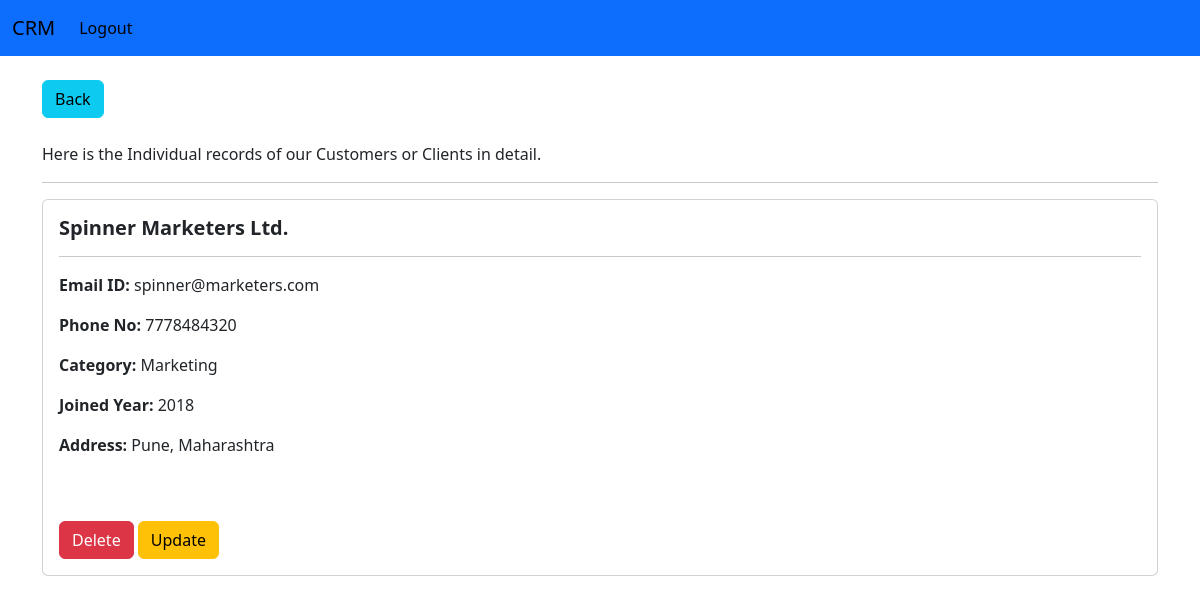
The page /individual-record/2 (signed in) on the database its author committed.
### CRMApp/models.py (models this page shows, shortened)
class Customer(models.Model):
    customer_name = models.CharField(null=True, blank=True, max_length=50, help_text="Name of our Clients or Customer")
    customer_email = models.EmailField(null=True, blank=True, max_length=100, help_text="Email of our Clients or Customer")
    customer_phone = models.CharField(null=True, blank=True, max_length=20, help_text="Phone Number of our Clients or Customer")
    customer_address = models.CharField(null=True, blank=True, max_length=150, help_text="Address of our Clients or Customer")
    customer_category = models.CharField(null=True, blank=True, max_length=20, help_text="Category of our Client or Customer")
    customer_joined_yr = models.IntegerField(blank=True, null=True, help_text="Year when Client or Customer has joined us")
    created_at = models.DateTimeField(auto_now_add=True)

### CRMApp/views.py (the view)
# urls.py: path('individual-record/<int:pk>', views.IndividualRecord, name='individual-record'),
def IndividualRecord(request, pk):
    if request.user.is_authenticated:
        individual_record = Customer.objects.get(id=pk)
        return render(request, 'individual_record.html', {'individual_record':individual_record})
    else:
        messages.success(request, "Hey, you must be authenticated to view the records. Please Log in to proceed further.")
        return redirect('homepage')

### CRMApp/templates/individual_record.html (shortened to what this page needs)
{% extends 'base.html' %}
{% block content %}
<br/>
<a href="{% url 'homepage' %}" class="btn btn-info">Back</a>
<br/><br/>
<p>Here is the Individual records of our Customers or Clients in detail.</p>
<hr>
    <div class="card">
        <div class="card-body">
            <h5 class="card-title"><strong>{{ individual_record.customer_name }}</strong></h5>
            <hr>
            <p class="card-text">
                <strong>Email ID: </strong>{{ individual_record.customer_email }}
            </p>
            <p class="card-text">
                <strong>Phone No: </strong>{{ individual_record.customer_phone }}
            </p>
            <p class="card-text">
                <strong>Category: </strong>{{ individual_record.customer_category }}
            </p>
            <p class="card-text">
                <strong>Joined Year: </strong>{{ individual_record.customer_joined_yr }}
            </p>
            <p class="card-text">
                <strong>Address: </strong>{{ individual_record.customer_address }}
            </p>
            <br><br>
            <button type="button" class="btn btn-danger" data-bs-toggle="modal" data-bs-target="#exampleModal">
                Delete
            </button>
            <a href="{% url 'update-record' individual_record.id %}" class="btn btn-warning">Update</a>
        </div>
    </div>
{% endblock %}

### rows shown on the page
Customer: customer_name "Spinner Marketers Ltd.", customer_email "spinner@marketers.com", customer_phone "7778484320", customer_category "Marketing", customer_joined_yr "2018", customer_address "Pune, Maharashtra"
